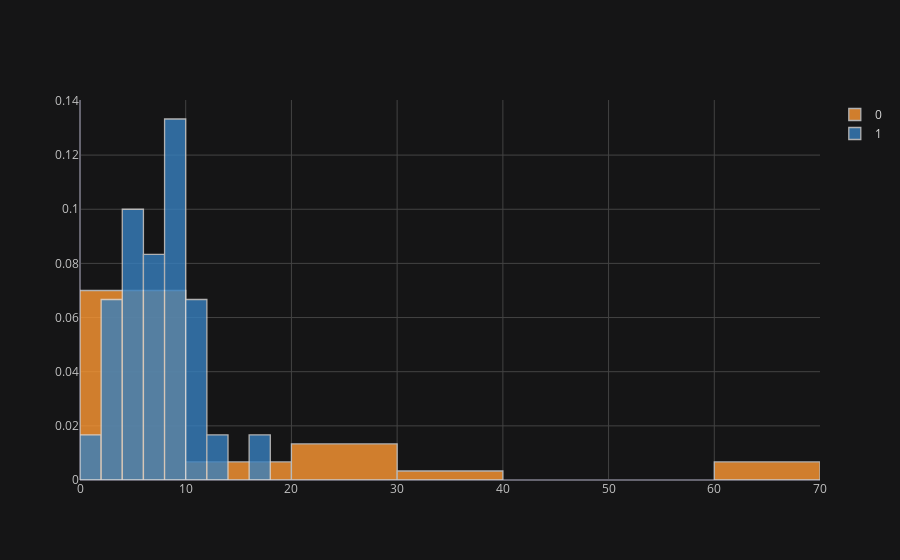

Notebook code for this chart:
### Code cell
y_true = sc.inverse_transform(np.expand_dims(y_test, axis=1))
y_pred = sc.inverse_transform(model.predict([Xtitle_test, Xcontent_test, Xfeatures_test]))
pd.DataFrame(zip(y_true.ravel(), y_pred.ravel())).iplot(kind="histogram", histnorm="probability density", theme="solar")

### Figure 1 — Plotly figure (JSON) as saved in the notebook; plotly's stock layout.template omitted (floating-point values rounded to 4 significant figures)
{"data": [{"histfunc": "count", "histnorm": "probability density", "marker": {"color": "rgba(255, 153, 51, 1.0)", "line": {"color": "#D9D9D9", "width": 1.3}}, "name": "0", "opacity": 0.8, "orientation": "v", "type": "histogram", "x": [1.514, 65, 17.17, 2.187, 1.521, 8.01, 2.843, 8.943, 7.792, 12.06, 8.571, 7.294, 4.381, 1.937, 2.802, 26.35, 67.44, 5.707, 1.382, 20.79, 28.29, 26.23, 3.665, 8.667, 5.076, 5.528, 31.82, 4, 3.561, 9.615]}, {"histfunc": "count", "histnorm": "probability density", "marker": {"color": "rgba(55, 128, 191, 1.0)", "line": {"color": "#D9D9D9", "width": 1.3}}, "name": "1", "opacity": 0.8, "orientation": "v", "type": "histogram", "x": [5.896, 9.896, 7.51, 3.055, 1.556, 12.04, 9.261, 10.47, 9.796, 16.76, 5.68, 6.438, 2.39, 9.821, 7.919, 10.44, 10.95, 10.93, 9.147, 8.618, 9.449, 2.102, 4.153, 5.301, 9.864, 3.707, 5.207, 5.851, 6.77, 7.572]}], "layout": {"barmode": "overlay", "legend": {"bgcolor": "#151516", "font": {"color": "#D9D9D9"}}, "paper_bgcolor": "#151516", "plot_bgcolor": "#151516", "title": {"font": {"color": "#D9D9D9"}}, "xaxis": {"gridcolor": "#434343", "showgrid": true, "tickfont": {"color": "#C2C2C2"}, "title": {"font": {"color": "#D9D9D9"}, "text": ""}, "zerolinecolor": "#666570"}, "yaxis": {"gridcolor": "#434343", "showgrid": true, "tickfont": {"color": "#C2C2C2"}, "title": {"font": {"color": "#D9D9D9"}, "text": ""}, "zerolinecolor": "#666570"}}}
